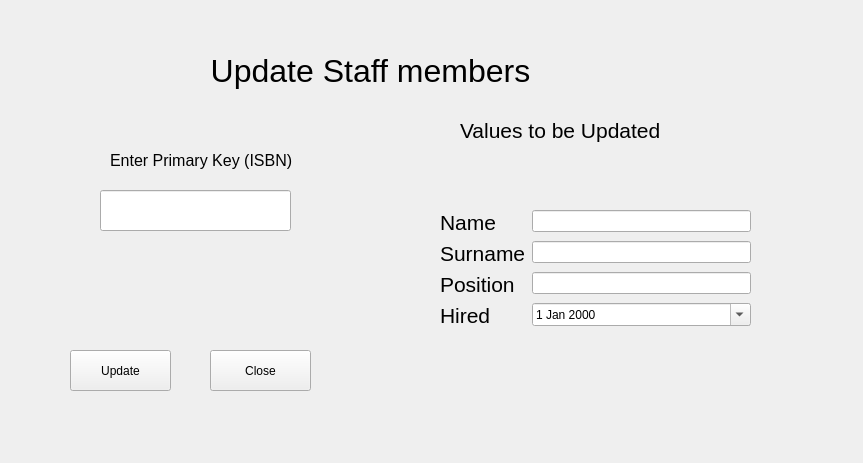
<?xml version="1.0" encoding="UTF-8"?>
<ui version="4.0">
 <class>EditStaffForm</class>
 <widget class="QWidget" name="EditStaffForm">
  <property name="geometry">
   <rect>
    <x>0</x>
    <y>0</y>
    <width>863</width>
    <height>463</height>
   </rect>
  </property>
  <property name="windowTitle">
   <string>Form</string>
  </property>
  <widget class="QPushButton" name="pushButton_2">
   <property name="geometry">
    <rect>
     <x>210</x>
     <y>350</y>
     <width>101</width>
     <height>41</height>
    </rect>
   </property>
   <property name="text">
    <string>Close</string>
   </property>
  </widget>
  <widget class="QLineEdit" name="lineEdit">
   <property name="geometry">
    <rect>
     <x>100</x>
     <y>190</y>
     <width>191</width>
     <height>41</height>
    </rect>
   </property>
  </widget>
  <widget class="QPushButton" name="pushButton">
   <property name="geometry">
    <rect>
     <x>70</x>
     <y>350</y>
     <width>101</width>
     <height>41</height>
    </rect>
   </property>
   <property name="text">
    <string>Update</string>
   </property>
  </widget>
  <widget class="QLabel" name="label">
   <property name="geometry">
    <rect>
     <x>110</x>
     <y>130</y>
     <width>201</width>
     <height>61</height>
    </rect>
   </property>
   <property name="font">
    <font>
     <pointsize>12</pointsize>
    </font>
   </property>
   <property name="text">
    <string>Enter Primary Key (ISBN)</string>
   </property>
  </widget>
  <widget class="QLabel" name="label_2">
   <property name="geometry">
    <rect>
     <x>460</x>
     <y>100</y>
     <width>211</width>
     <height>61</height>
    </rect>
   </property>
   <property name="font">
    <font>
     <pointsize>16</pointsize>
    </font>
   </property>
   <property name="text">
    <string>Values to be Updated</string>
   </property>
  </widget>
  <widget class="QLabel" name="label_3">
   <property name="geometry">
    <rect>
     <x>170</x>
     <y>30</y>
     <width>401</width>
     <height>81</height>
    </rect>
   </property>
   <property name="font">
    <font>
     <pointsize>24</pointsize>
    </font>
   </property>
   <property name="text">
    <string>Update Staff members</string>
   </property>
   <property name="alignment">
    <set>Qt::AlignCenter</set>
   </property>
  </widget>
  <widget class="QWidget" name="formLayoutWidget">
   <property name="geometry">
    <rect>
     <x>440</x>
     <y>210</y>
     <width>311</width>
     <height>141</height>
    </rect>
   </property>
   <layout class="QFormLayout" name="formLayout">
    <item row="0" column="0">
     <widget class="QLabel" name="label_4">
      <property name="font">
       <font>
        <pointsize>16</pointsize>
       </font>
      </property>
      <property name="text">
       <string>Name</string>
      </property>
     </widget>
    </item>
    <item row="1" column="0">
     <widget class="QLabel" name="label_5">
      <property name="font">
       <font>
        <pointsize>16</pointsize>
       </font>
      </property>
      <property name="text">
       <string>Surname</string>
      </property>
     </widget>
    </item>
    <item row="2" column="0">
     <widget class="QLabel" name="label_6">
      <property name="font">
       <font>
        <pointsize>16</pointsize>
       </font>
      </property>
      <property name="text">
       <string>Position</string>
      </property>
     </widget>
    </item>
    <item row="3" column="0">
     <widget class="QLabel" name="label_7">
      <property name="font">
       <font>
        <pointsize>16</pointsize>
       </font>
      </property>
      <property name="text">
       <string>Hired</string>
      </property>
     </widget>
    </item>
    <item row="0" column="1">
     <widget class="QLineEdit" name="lineEdit_2"/>
    </item>
    <item row="1" column="1">
     <widget class="QLineEdit" name="lineEdit_3"/>
    </item>
    <item row="2" column="1">
     <widget class="QLineEdit" name="lineEdit_4"/>
    </item>
    <item row="3" column="1">
     <widget class="QDateEdit" name="dateEdit">
      <property name="calendarPopup">
       <bool>true</bool>
      </property>
     </widget>
    </item>
   </layout>
  </widget>
 </widget>
 <resources/>
 <connections/>
</ui>
